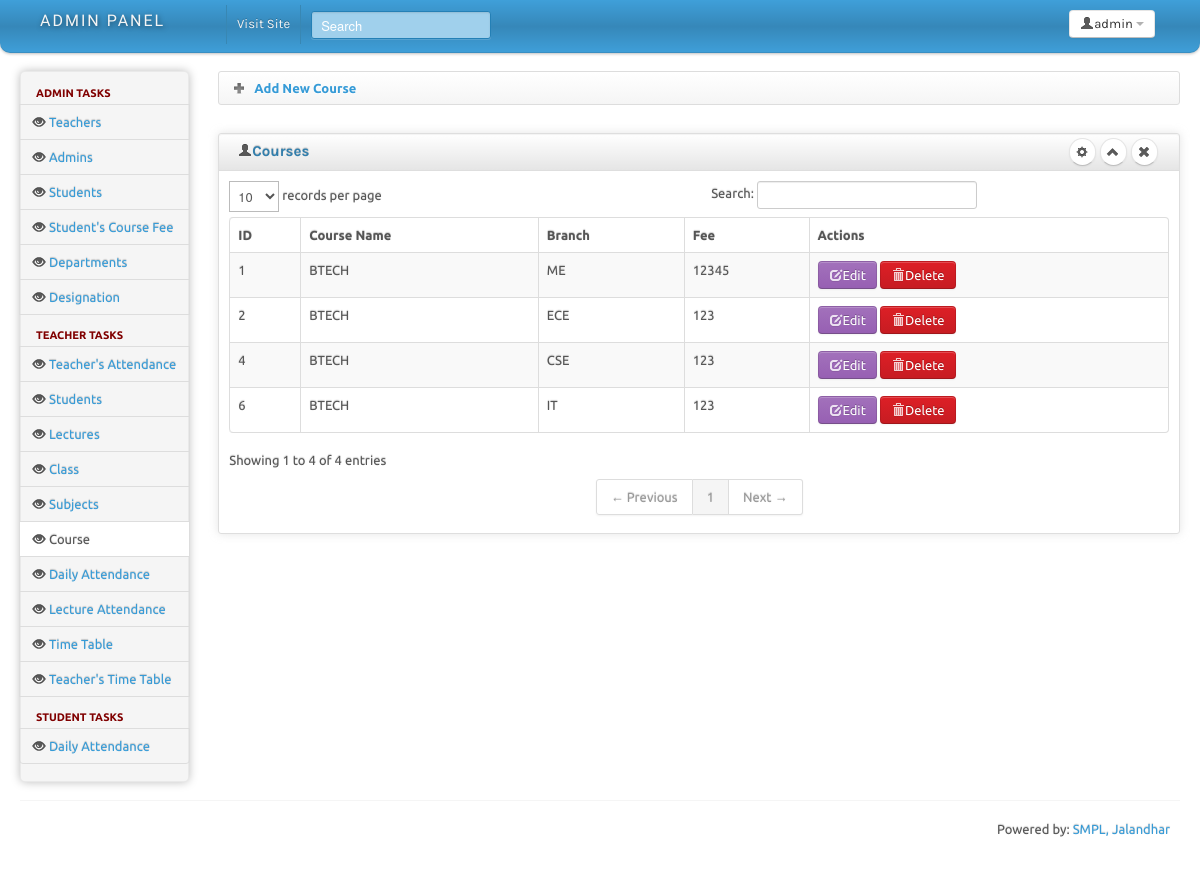
/admin/course.php (signed in), run on the app's committed database.
### tables this page shows
CREATE TABLE `courses` (
  `id` int(11) NOT NULL,
  `name` varchar(50) NOT NULL,
  `branch` varchar(50) NOT NULL,
  `fee_details` varchar(100) NOT NULL
);

### admin/config.php (called while the page is built, shortened)
<?php
class task
{
    public $con=0;
    protected $Query_ID = 0;
    public function connect()
    {
        $this->con=mysqli_connect($_SESSION['db_ip'], $_SESSION['db_user'], $_SESSION['db_pass'], $_SESSION['db_name']);
    }
    public function query($Query_String)
    {
        if ($this->Query_ID = mysqli_query($this->con, $Query_String)) {
            return $this->Query_ID;
        } else {
            return false;
        }
    }
    public function nextRecord()
    {
        $this->Record = mysqli_fetch_assoc($this->Query_ID);
        $stat = is_array($this->Record);
        if (!$stat) {
            $this->Query_ID = 0;
        }
        return $stat;
    }
}

### admin/course.php (the view, shortened to what this page needs)
<?php
	require_once("config.php");
	require_once("headincludes.php"); ?>
<body>
		<?php require_once("topbar.php"); ?>
		<div class="container-fluid">
		<div class="row-fluid">
			<div class="span2 main-menu-span">
				<div class="well nav-collapse sidebar-nav">
					<?php require_once("sidemenu.php"); ?>
				</div>
			</div>
			<div id="content" class="span10">
			<div>
				<ul class="breadcrumb">
					<li>
						<a href="addcourse.php" style="text-decoration:none;">
							<img src="img/add.png" />
							<span style="font-weight:bold;">
								Add New Course
							</span>
						</a>
					</li>
				</ul>
			</div>
			<div class="row-fluid sortable">
				<div class="box span12">
					<div class="box-header well" data-original-title>
						<h2><i class="icon-user"></i>Courses</h2>
						<div class="box-icon">
							<a href="#" class="btn btn-setting btn-round"><i class="icon-cog"></i></a>
							<a href="#" class="btn btn-minimize btn-round"><i class="icon-chevron-up"></i></a>
							<a href="#" class="btn btn-close btn-round"><i class="icon-remove"></i></a>
						</div>
					</div>
					<div class="box-content">
						<table class="table table-striped table-bordered bootstrap-datatable datatable">
						  <thead>
							  <tr>
								  <th>ID</th>
								  <th>Course Name</th>
								  <th>Branch</th>
								  <th>Fee</th>
								  <th class="center">Actions</th>
							  </tr>
						  </thead>
						  <tbody>
							<?php
								$list = new task;
								$query = "select * from courses";
								$list->query($query);
								while($list->nextRecord())
								{
									$id = $list->Record['id'];
									$name = $list->Record['name'];
									$branch = $list->Record['branch'];
									$fee_details = $list->Record['fee_details'];
									echo "<tr>";
									echo "<td>$id</td>";
									echo "<td class='center'>$name</td>";
									echo "<td class='center'>$branch</td>";
									echo "<td class='center'>$fee_details</td>";
									echo "<td class='center'>";
										echo "<a class='btn btn-info' href='editcourse.php?id=$id'><i class='icon-edit icon-white'></i>Edit</a>&nbsp;";
										echo "<a onclick='return confirm(\"Are you sure to delete this record?\");' class='btn btn-danger' href='delcourse.php?id=$id'><i class='icon-trash icon-white'></i>Delete</a>";
									echo "</td>";
									echo "</tr>";
								}
							?>
						  </tbody>
					  </table>
					</div>
				</div>
			</div>
			</div>
				</div>
		<hr>
		<?php require_once("footer.php"); ?>
	</div>
</body>
</html>

### admin/css/charisma-app.css (style rules this page uses)
.box { border: 1px solid #DEDEDE; border-radius:3px; -webkit-border-radius:3px; -moz-border-radius:3px; margin-top: 10px; margin-bottom: 10px ; box-shadow: 0 0 10px rgba(189, 189, 189, 0.4); -webkit-box-shadow: 0 0 10px rgba(189, 189, 189, 0.4); -moz-box-shadow: 0 0 10px rgba(189, 189, 189, 0.4); }
.box-header { border:none; padding-top:5px; border-bottom: 1px solid #DEDEDE; border-radius:3px 3px 0 0; -webkit-border-radius:3px 3px 0 0; -moz-border-radius:3px 3px 0 0; height:12px; min-height:12px; margin-bottom: 0; cursor:move; font-weight:bold; font-size:16px; background: -moz-linear-gradient(top, rgba(255,255,255,0) 0%, rgba(0,0,0,0.1) 100%); background: -webkit-gradient(linear, left top, left bottom, color-stop(0%,rgba(255,255,255,0)), color-stop(100%,rgba(0,0,0,0.1))); background: -webkit-linear-gradient(top, rgba(255,255,255,0) 0%,rgba(0,0,0,0.1) 100%); background: -o-linear-gradient(top, rgba(255,255,255,0) 0%,rgba(0,0,0,0.1) 100%); background: -ms-linear-gradient(top, rgba(255,255,255,0) 0%,rgba(0,0,0,0.1) 100%); background: linear-gradient(to bottom, rgba(255,255,255,0) 0%,rgba(0,0,0,0.1) 100%); filter: progid:DXImageTransform.Microsoft.gradient( startColorstr='#00ffffff', endColorstr='#1a000000',GradientType=0 ); }
.box-header h2 { font-size:15px; width:auto; clear:none; float:left; line-height:25px; }
.box-header h2 > i { margin-top:1px; }
.box-icon { float:right; }
.box-icon a { clear:none; float:left; margin:0 2px; height: 18px; width:5px; margin-top: -1px; }
.box-icon a i { margin-left:-4.5px; }
.box-content { padding:10px; }
.btn-round { border-radius: 40px; -webkit-border-radius: 40px; -moz-border-radius: 40px; font-size:12px; padding-top:4px; }
.sidebar-nav { min-height:0; box-shadow: 0 0 10px #BDBDBD; -webkit-box-shadow: 0 0 10px #BDBDBD; -moz-box-shadow: 0 0 10px #BDBDBD; border-radius: 5px; -webkit-border-radius: 5px; -moz-border-radius: 5px; margin-bottom: 0; padding-bottom:0; }

### admin/headincludes.php (style rules this page uses)
body { padding-bottom: 40px; }
.sidebar-nav { padding: 9px 0; }

### data on the page
courses: id "1", name "BTECH", branch "ME", fee_details "12345"
courses: id "2", name "BTECH", branch "ECE", fee_details "123"
courses: id "4", name "BTECH", branch "CSE", fee_details "123"
courses: id "6", name "BTECH", branch "IT", fee_details "123"
